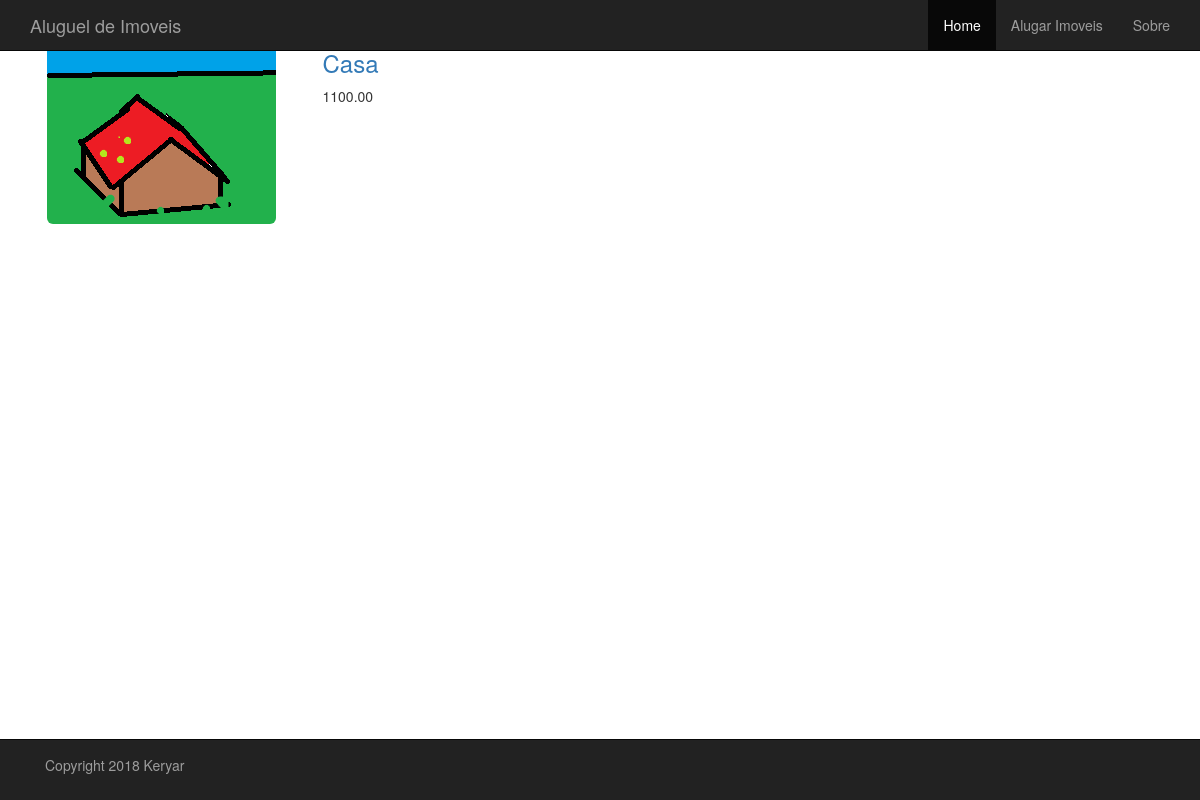
The page /aluguel/7/116_rodoviaamaralpeixoto_24020074/ on the database its author committed.
### aluguel/models.py (models this page shows, shortened)
class Imovel(models.Model):
    categoria = models.ForeignKey(Categoria, related_name='imoveis')
    slug = models.SlugField(max_length=200, db_index=True)
    imagem = models.ImageField(upload_to='imoveis', blank=True)
    descricao = models.TextField(blank=True)
    dono = models.TextField(blank=True)
    preco = models.DecimalField(max_digits=10, decimal_places=2)
    numero = models.PositiveIntegerField()
    rua = models.CharField(max_length=200, db_index=True)
    bairro = models.CharField(max_length=200, db_index=True)
    cidade = models.CharField(max_length=200, db_index=True)
    estado = models.CharField(max_length=200, db_index=True)
    pais = models.CharField(max_length=200, db_index=True)
    cep = models.CharField(max_length=200, db_index=True)
    disponivel = models.BooleanField(default=True)
    data_cadastramento = models.DateTimeField(auto_now_add=True)
    data_atualizacao = models.DateTimeField(auto_now=True)
    endereco = models.TextField(blank=True)
    class Meta:
        ordering = ('cidade',)
        verbose_name = 'imovel'
        verbose_name_plural = 'imoveis'

class Categoria(models.Model):
    nome = models.CharField(max_length=200, db_index=True)
    slug = models.SlugField(max_length=200, db_index=True, unique=True)
    class Meta:
        ordering = ('nome',)
        verbose_name = 'categoria'
        verbose_name_plural = 'categorias'
    def get_absolute_path(self):
        return reverse('aluguel:lista_imoveis_por_categoria', args=[self.slug])

### aluguel/views.py (the view)
# urls.py: url(r'^(?P<id>\d+)/(?P<slug_do_imovel>[-\w]+)/$', views.exibe_imovel, name='exibe_imovel'),
def exibe_imovel(request, id, slug_do_imovel):
    imovel = get_object_or_404(Imovel, id=id, slug=slug_do_imovel, disponivel=True)
    return render(
        request, 'aluguel/imovel/exibe.html', {'imovel': imovel})

### aluguel/templates/aluguel/imovel/exibe.html (shortened to what this page needs)
{% extends "base.html" %}
{% load static %}
{% block conteudo %}
    <div class="container">
        <div class="row">
            <div class="col-sm-3">
                <a href="#">
                    <img class="img-rounded img-responsive center-block" src="{% static imovel.imagem %}">
                </a>
            </div>
            <div class="col-sm-9">
                <h3><a href="{{ imovel.categoria.get_absolute_path }}">{{ imovel.categoria.nome }}</a></h3>
                <p>{{imovel.preco}}</p>
            </div>
        </div>
    </div>
{% endblock %}

### projectbase/static/projectbase/css/styles.css (style rules this page uses)
body { padding-top: 30px; padding-bottom: 70px; background-color: white; }

### rows shown on the page
Imovel: imagem (picture), categoria.nome "Casa", preco "1100.00"
